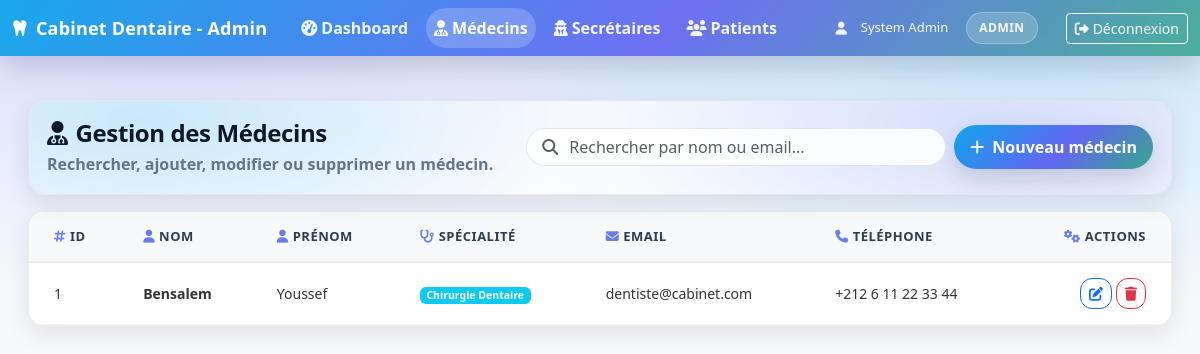
The page /public/index.php?route=/admin/medecins (signed in) on the database its author committed.
### tables this page shows
CREATE TABLE dentistes (
    id INT AUTO_INCREMENT PRIMARY KEY,
    user_id INT NOT NULL,
    specialite VARCHAR(100),
    numero_licence VARCHAR(50) UNIQUE,
    telephone VARCHAR(20),
    cabinet TEXT,
    created_at TIMESTAMP DEFAULT CURRENT_TIMESTAMP,
    FOREIGN KEY (user_id) REFERENCES users(id) ON DELETE CASCADE,
    KEY idx_user_id (user_id)
);

CREATE TABLE users (
    id INT AUTO_INCREMENT PRIMARY KEY,
    nom VARCHAR(100) NOT NULL,
    prenom VARCHAR(100) NOT NULL,
    email VARCHAR(150) UNIQUE NOT NULL,
    password VARCHAR(255) NOT NULL,
    role ENUM('admin','dentiste','secretaire','patient') NOT NULL DEFAULT 'patient',
    created_at TIMESTAMP DEFAULT CURRENT_TIMESTAMP,
    KEY idx_email (email),
    KEY idx_role (role)
);

### app/core/controller.php (called while the page is built, shortened)
<?php
class Controller
{
    public function view($viewName, $data = [])
    {
        $viewPath = __DIR__ . '/../views/' . str_replace('.', '/', $viewName) . '.php';
        include $viewPath;
    }
}

### app/controllers/AdminController.php (called while the page is built, shortened)
<?php
class AdminController extends Controller
{
    private $medecinModel;
    public function __construct()
    {
        $this->medecinModel = new Medecin();
    }
    public function medecins()
    {
        $medecins = $this->medecinModel->findAll();
        $this->view('admin.medecins', [
            'medecins' => $medecins
        ]);
    }
}

### app/core/Database.php (called while the page is built, shortened)
<?php
class Database
{
    private $host = DB_HOST;
    private $dbname = DB_NAME;
    private $username = DB_USER;
    private $password = DB_PASSWORD;
    private $charset = DB_CHARSET;
    private $port = DB_PORT;
    private function loadConfiguration()
    {
        $configFile = ROOT_PATH . '/config.php';
        $this->host = defined('DB_HOST') ? DB_HOST : $this->host;
        $this->dbname = defined('DB_NAME') ? DB_NAME : $this->dbname;
        $this->username = defined('DB_USER') ? DB_USER : $this->username;
        $this->password = defined('DB_PASSWORD') ? DB_PASSWORD : $this->password;
        $this->port = defined('DB_PORT') ? (int) DB_PORT : $this->port;
        $this->charset = defined('DB_CHARSET') ? DB_CHARSET : $this->charset;
    }
    public function connect()
    {
        try {
            $hostsToTry = [$this->host];
            foreach (array_unique($hostsToTry) as $host) {
                try {
                    $dsn = "mysql:host={$host};port={$this->port};dbname={$this->dbname};charset={$this->charset}";
                    $this->pdo = new PDO($dsn, $this->username, $this->password, [
                        PDO::ATTR_ERRMODE => PDO::ERRMODE_EXCEPTION,
                        PDO::ATTR_DEFAULT_FETCH_MODE => PDO::FETCH_ASSOC,
                        PDO::ATTR_EMULATE_PREPARES => false,
                    ]);
                    $message = "✓ Connexion PDO réussie (host: {$host}, port: {$this->port}, dbname: {$this->dbname})";
                    return $this->pdo;
                } catch (PDOException $e) {
                    $lastException = $e;
                }
            }
            throw new PDOException("Connexion PDO impossible sans message d'erreur.");
        } catch (PDOException $e) {
            $message = "✗ ERREUR PDO : " . $e->getMessage();
            $this->debug_messages[] = $message;
            die($message);
        }
    }
}

### app/core/Model.php (called while the page is built, shortened)
<?php
class Model
{
    public function __construct()
    {
        try {
            $db = new Database();
            $this->pdo = $db->getPdo();
        } catch (Exception $e) {
            $this->debug_messages[] = "✗ Erreur initialisation Model : " . $e->getMessage();
        }
    }
}

### app/models/Medecin.php (called while the page is built, shortened)
<?php
class Medecin extends Model
{
    public function findAll()
    {
        try {
            $query = "SELECT d.*, u.nom, u.prenom, u.email FROM dentistes d
                     JOIN users u ON d.user_id = u.id
                     ORDER BY u.nom, u.prenom";
            $stmt = $this->pdo->prepare($query);
            $stmt->execute();
            return $stmt->fetchAll(PDO::FETCH_ASSOC);
        } catch (PDOException $e) {
            error_log("Erreur PDO dans findAll: " . $e->getMessage());
            return [];
        }
    }
}

### app/views/admin/medecins.php (the view, shortened to what this page needs)
<!DOCTYPE html>
<html lang="fr">
<head>
    <link href="https://cdn.jsdelivr.net/npm/bootstrap@5.3.0/dist/css/bootstrap.min.css" rel="stylesheet">
    <link href="https://cdnjs.cloudflare.com/ajax/libs/font-awesome/6.4.0/css/all.min.css" rel="stylesheet">
</head>
<body>
    <nav class="navbar navbar-expand-lg navbar-custom fixed-top">
        <div class="container-fluid">
            <a class="navbar-brand" href="index.php?route=/admin/dashboard">
                <i class="fas fa-tooth me-2"></i>Cabinet Dentaire - Admin
            </a>
            <div class="collapse navbar-collapse" id="navbarNav">
                <ul class="navbar-nav me-auto">
                    <li class="nav-item">
                        <a class="nav-link" href="index.php?route=/admin/dashboard">
                            <i class="fas fa-tachometer-alt me-1"></i>Dashboard
                        </a>
                    </li>
                    <li class="nav-item">
                        <a class="nav-link active" href="index.php?route=/admin/medecins">
                            <i class="fas fa-user-md me-1"></i>Médecins
                        </a>
                    </li>
                    <li class="nav-item">
                        <a class="nav-link" href="index.php?route=/admin/secretaires">
                            <i class="fas fa-user-secret me-1"></i>Secrétaires
                        </a>
                    </li>
                    <li class="nav-item">
                        <a class="nav-link" href="index.php?route=/admin/patients">
                            <i class="fas fa-users me-1"></i>Patients
                        </a>
                    </li>
                </ul>
                <div class="d-flex align-items-center">
                    <div class="user-info">
                        <i class="fas fa-user me-1"></i>
                        <?php echo htmlspecialchars($_SESSION['user_prenom'] . ' ' . $_SESSION['user_nom']); ?>
                        <span class="role-badge ms-2">ADMIN</span>
                    </div>
                    <a href="index.php?route=/logout" class="btn btn-outline-light btn-sm ms-3">
                        <i class="fas fa-sign-out-alt me-1"></i>Déconnexion
                    </a>
                </div>
            </div>
        </div>
    </nav>
    <div class="container-fluid mt-4">
        <div class="page-wrap px-2 px-md-3">
            <div class="hero">
                <div class="d-flex flex-column flex-lg-row align-items-start align-items-lg-center justify-content-between gap-3">
                    <div>
                        <h1 class="hero-title h4 mb-1">
                            <i class="fas fa-user-md me-2"></i>Gestion des Médecins
                        </h1>
                        <p class="hero-sub">Rechercher, ajouter, modifier ou supprimer un médecin.</p>
                    </div>
                    <div class="d-flex flex-wrap align-items-center gap-2">
                        <div class="position-relative" style="min-width: min(420px, 90vw);">
                            <i class="fas fa-magnifying-glass position-absolute text-muted" style="left: 16px; top: 50%; transform: translateY(-50%); z-index: 10;"></i>
                            <input type="text" class="form-control search" id="searchMedecin"
                                placeholder="Rechercher par nom ou email...">
                        </div>
                        <a href="index.php?route=/register-medecin" class="btn btn-hero btn-gradient">
                            <i class="fas fa-plus me-2"></i>Nouveau médecin
                        </a>
                    </div>
                </div>
            </div>
                <div class="soft-card table-card mt-3">
                    <div class="card-body p-0">
                        <div class="table-responsive">
                            <table class="table table-hover mb-0" id="tableMedecins">
                                <thead class="table-light">
                                    <tr>
                                        <th class="ps-4"><i class="fas fa-hashtag me-1"></i>ID</th>
                                        <th><i class="fas fa-user me-1"></i>Nom</th>
                                        <th><i class="fas fa-user me-1"></i>Prénom</th>
                                        <th><i class="fas fa-stethoscope me-1"></i>Spécialité</th>
                                        <th><i class="fas fa-envelope me-1"></i>Email</th>
                                        <th><i class="fas fa-phone me-1"></i>Téléphone</th>
                                        <th class="text-end pe-4"><i class="fas fa-cogs me-1"></i>Actions</th>
                                    </tr>
                                </thead>
                                <tbody>
                                    <?php if (!empty($medecins)): ?>
                                        <?php foreach ($medecins as $medecin): ?>
                                            <tr class="medecin-row">
                                                <td class="ps-4"><?php echo htmlspecialchars($medecin['id']); ?></td>
                                                <td><strong><?php echo htmlspecialchars($medecin['nom']); ?></strong></td>
                                                <td><?php echo htmlspecialchars($medecin['prenom']); ?></td>
                                                <td>
                                                    <span class="badge bg-info specialite-badge">
                                                        <?php echo htmlspecialchars($medecin['specialite']); ?>
                                                    </span>
                                                </td>
                                                <td><?php echo htmlspecialchars($medecin['email']); ?></td>
                                                <td><?php echo htmlspecialchars($medecin['telephone']); ?></td>
                                                <td class="text-end pe-4">
                                                    <a href="index.php?route=/admin/medecin/edit/<?php echo $medecin['id']; ?>"
                                                       class="btn btn-sm btn-outline-primary action-btn"
                                                       title="Modifier">
                                                        <i class="fas fa-edit"></i>
                                                    </a>
                                                    <form method="POST" action="index.php?route=/admin/medecin/delete"
                                                          style="display: inline;"
                                                          onsubmit="return confirm('Êtes-vous sûr de vouloir supprimer ce médecin ?');">
                                                        <button type="submit" class="btn btn-sm btn-outline-danger action-btn" title="Supprimer">
                                                            <i class="fas fa-trash"></i>
                                                        </button>
                                                    </form>
                                                </td>
                                            </tr>
                                        <?php endforeach; ?>
                                    <?php endif; ?>
                                </tbody>
                            </table>
                        </div>
                    </div>
                </div>
        </div>
    </div>
</body>
</html>

### app/views/admin/medecins.php (style rules this page uses)
:root { --bg0:#f6f8fb; --bg1:#eef3ff; --cardSolid:#ffffff; --text:#0f172a; --muted:#64748b; --border:rgba(15, 23, 42, 0.08); --shadow: 0 18px 50px rgba(15, 23, 42, 0.10); --shadowSm: 0 8px 24px rgba(15, 23, 42, 0.10); }
body { color: var(--text); font-family: ui-sans-serif, system-ui, -apple-system, "Segoe UI", Roboto, "Helvetica Neue", Arial, "Noto Sans", "Liberation Sans", sans-serif; background: radial-gradient(1100px 520px at 15% -5%, rgba(99,102,241,0.18), transparent 65%), radial-gradient(980px 520px at 85% 0%, rgba(14,165,233,0.20), transparent 60%), radial-gradient(800px 500px at 50% 100%, rgba(34,197,94,0.08), transparent 70%), linear-gradient(180deg, #eef3ff 0%, #f6f8fb 35%, #f8fafc 70%, #ffffff 100% ); background-attachment: fixed; padding-top: 76px; }
.navbar-custom { background: linear-gradient(135deg, rgba(14,165,233,0.95) 0%, rgba(99,102,241,0.92) 55%, rgba(34,197,94,0.85) 120%); box-shadow: 0 10px 30px rgba(15, 23, 42, 0.18); backdrop-filter: blur(10px); -webkit-backdrop-filter: blur(10px); }
.navbar-custom .navbar-brand { font-weight: 800; letter-spacing: .2px; font-size: 18px; color: white !important; }
.navbar-custom .nav-link { color: rgba(255, 255, 255, 0.92) !important; font-weight: 600; margin-left: 10px; border-radius: 999px; padding: 8px 12px; }
.navbar-custom .nav-link.active { background: rgba(255,255,255,0.20); color: #fff !important; }
.user-info { color: rgba(255, 255, 255, 0.92); font-size: 13px; margin-right: 12px; display:flex; align-items:center; gap:10px; white-space: nowrap; }
.role-badge { background-color: rgba(255, 255, 255, 0.18); border: 1px solid rgba(255,255,255,0.25); padding: 6px 12px; border-radius: 999px; font-size: 12px; font-weight: 800; letter-spacing: .5px; }
.page-wrap { max-width: 1280px; margin: 0 auto; }
.hero { border: 1px solid var(--border); background: linear-gradient(135deg, rgba(255,255,255,0.75), rgba(255,255,255,0.55)); border-radius: 18px; box-shadow: var(--shadowSm); padding: 18px 18px; position: relative; overflow:hidden; margin-bottom: 16px; }
.hero:before { content:""; position:absolute; inset:-2px; background: radial-gradient(700px 280px at 10% 20%, rgba(14,165,233,0.20), transparent 60%), radial-gradient(700px 280px at 85% 30%, rgba(99,102,241,0.18), transparent 55%); pointer-events:none; }
.hero > * { position: relative; }
.hero-title { font-weight: 900; letter-spacing: -0.4px; margin: 0; }
.hero-sub { color: var(--muted); margin: 0; font-weight: 600; }
.soft-card { border: 1px solid var(--border); background: var(--cardSolid); border-radius: 16px; box-shadow: var(--shadowSm); }
.search { border-radius: 999px; padding-left: 42px; border: 1px solid rgba(15,23,42,0.10); background: rgba(255,255,255,0.85); }
.btn-hero { border-radius: 999px; padding: 10px 16px; font-weight: 800; }
.btn-gradient { border: none; color: #fff; background: linear-gradient(135deg, #0ea5e9 0%, #6366f1 55%, #22c55e 120%); box-shadow: 0 10px 22px rgba(15,23,42,0.14); }
.table-card { overflow:hidden; }
#tableMedecins { width: 100%; border-collapse: collapse; background: white; border-radius: 10px; overflow: hidden; }
#tableMedecins thead { background: #f8f9fa; }
#tableMedecins thead th { padding: 15px 20px; text-align: left; font-weight: 600; color: #2c3e50; font-size: 13px; text-transform: uppercase; letter-spacing: 0.5px; border-bottom: 2px solid #e9ecef; vertical-align: middle; }
#tableMedecins thead th i { margin-right: 8px; color: #667eea; }
#tableMedecins tbody td { padding: 15px 20px; border-bottom: 1px solid #f0f0f0; vertical-align: middle; font-size: 14px; color: #333; }
#tableMedecins tbody tr { transition: all 0.3s ease; }
#tableMedecins .text-end { text-align: right; }
#tableMedecins .ps-4 { padding-left: 25px !important; }
#tableMedecins .pe-4 { padding-right: 25px !important; }
.action-btn { transition: transform .15s ease, box-shadow .15s ease; border-radius: 12px; }

### rows shown on the page
dentistes: id "1", user.nom "Bensalem", user.prenom "Youssef", specialite "Chirurgie Dentaire", user.email "dentiste@cabinet.com", telephone "+212 6 11 22 33 44"

### other values the page prints
$_SESSION['user_prenom'] . ' ' . $_SESSION['user_nom'] "System Admin"
